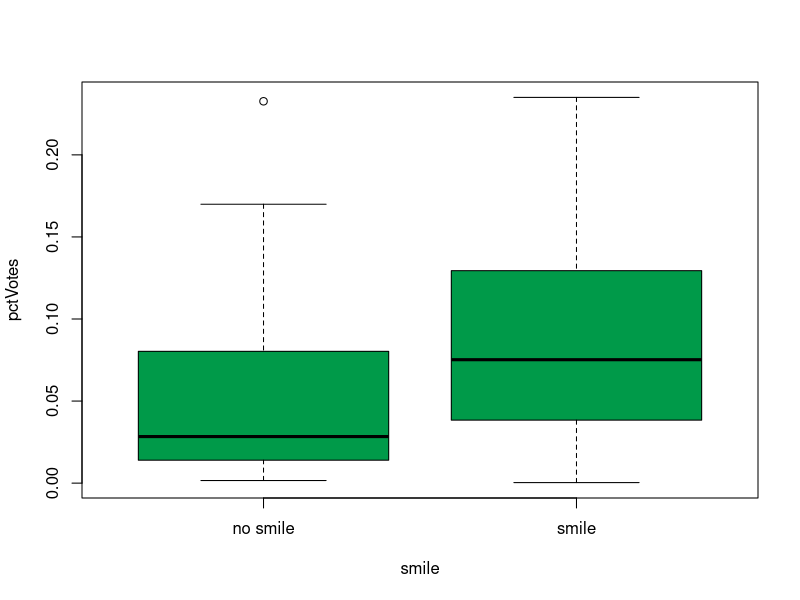
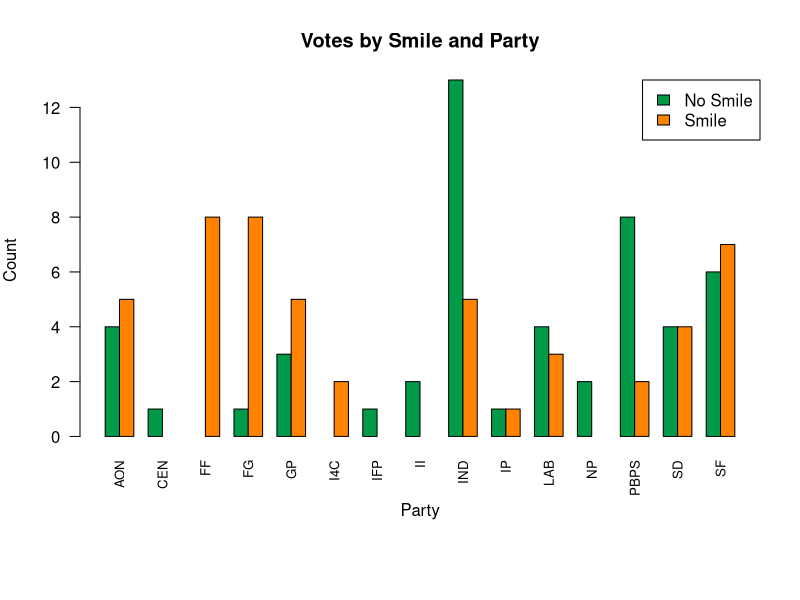
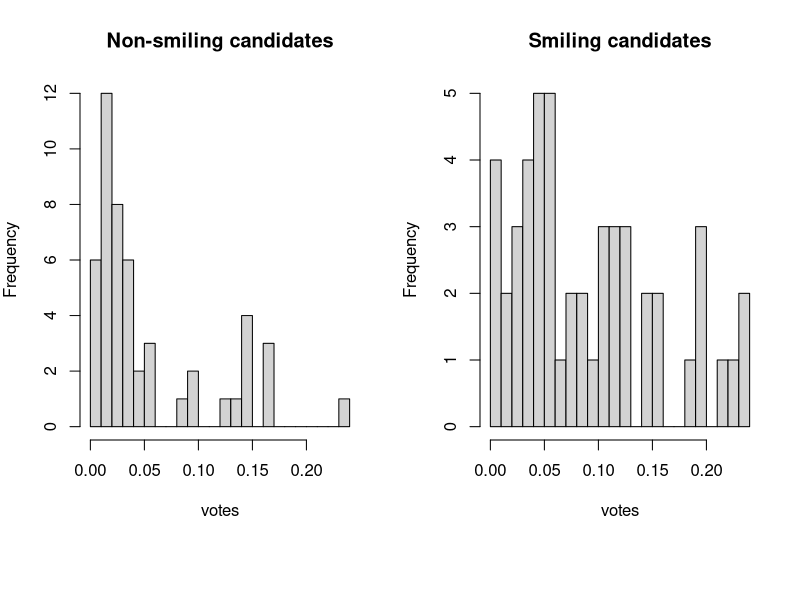

R code for these plots, in order: (Note: this script raises an error after producing the figures.)
## ---- chunk 1
knitr::opts_chunk$set(echo = TRUE)
## ---- chunk 2
politicalPosters <- data.frame(
  name = c("Robert O'Donoghue" , "Susanne Delaney", "Ellen Murphy", "Patrick Quinlan", "Edward MacManus", "Darren Jack Kelly", "Joan Hopkins", "Anne Graves", "Darragh O'Brien", "Lorraine Clifford-Lee", "Joe O'Brien", "Duncan Smith", "Ollie Power", "Dean Mulligan", "Margaret McGovern", "Conor Reddy", "Stephen Redmond", "Caroline Conroy", "Diarmuid MacDubhglas", "Rory Hearne", "John Nisbet", "Ian Croft", "James Morris", "Cian O'Callaghan", "Shane Folan", "Barry Henegen", "Bernard Mulvany", "Michael Burke", "Brian Garrigan", "Stephen Doyle", "David Healy", "Jamie McGlue", "John Lyons", "Dessie Ellis", "Pascal Donoghoe", "Mary Lou McDonald", "Marie Sherlock", "Janice Boylan", "Clare Daly", "Gary Gannon", "Neasa Hourigan", "Gerard Hutch", "Eoghan O Ceannabhain", "Ian Noel Smyth", "Jack Chambers", "Ruth Coppinger", "Emer Curie", "Breda Hanaphy", "Roderic O'Gorman", "Ellen Troy", "John Walsh", "Alan Farrell", "Manju Devi", "Grace Boland", "Bryn Edwards", "Ben Gilroy", "Robbie Loughlin", "Tony Murphy", "Louise O'Reilly", "John Oakes", "Kathryn Bermingham", "Pat Buckley", "Mona Stromsoe", "Mark Stanton", "Noel McCarthy", "Asch Ni Fhinn", "Liam Quaide", "Medhi Ozcinar", "Deirdre O'Brien", "James O'Connor", "Holly Cairns", "Tim Lombard", "Michael Collins", "Zoe Laplaud", "Mary Ryder", "Mairead Ruane", "Donnchadh O Seaghdha", "Christopher O'Sullivan", "Clare O'Callaghan", "Noel O'Donovan", "David Bradley", "David Brennan", "Marianne Butler", "Paula Butterly", "Antoin Watters", "James Renaghan", "Tracy O'Hanlon", "Derek McElearney", "Kevin Callan", "Joanna Byrne", "Mary Butler", "Ronan Cleary", "Frank Conway", "David Cullinane", "John D Walsh", "Matt Shanahan", "Mary Roche", "Marc O Cathasaigh", "Sadhbh O'Neill", "Patrick Curtin"),
  gender = c(0, 1, 1, 0, 0, 0, 1, 1, 0, 1, 0, 0, 0, 0, 1, 0, 0, 1, 0, 0, 0, 0, 0, 0, 0, 0, 0, 0, 0, 0, 0, 0, 0, 0, 0, 1, 1, 1, 1, 0, 1, 0, 0, 0, 0, 1, 1, 1, 0, 1, 0, 0, 1, 1, 0, 0, 0, 0, 1, 0, 1, 0, 1, 0, 0, 1, 0, 0, 1, 0, 1, 0, 0, 1, 1, 1, 0, 0, 1, 0, 0, 0, 1, 1, 0, 0, 1, 0, 0, 1, 1, 0, 0, 0, 0, 0, 1, 0, 1, 0), 
  party = c("LAB", "IND", "SD", "NP", "AON", "IND", "SD", "SF", "FF", "FF", "GP", "LAB", "PBPS", "I4C", "AON", "PBPS", "NP", "GP", "IND", "SD", "LAB", "CEN", "AON", "SD", "LAB", "IND", "PBPS", "IND", "IND", "IND", "GP", "IND", "IND", "SF", "FG", "SF", "LAB", "SF", "I4C", "SD", "GP", "IND", "PBPS", "AON", "FF", "PBPS", "FG", "SF", "GP", "AON", "LAB", "FG", "FF", "FG", "PBPS", "IND", "AON", "IND", "SF", "IFP", "II", "SF", "AON", "FG", "FG", "PBPS", "SD", "SF", "FF", "FF", "SD", "FG", "II", "PBPS", "GP", "AON", "SF", "FF", "SF", "FG", "IND", "IND", "GP", "FG", "SF", "PBPS", "IND", "IP", "IND", "SF", "FF", "AON", "IND", "SF", "IP", "IND", "SD", "GP", "LAB", "PBPS"),
 smile = c(0, 0, 1, 0, 0, 0, 1, 0, 1, 1, 1, 0, 0, 1, 1, 1, 0, 0, 0, 0, 0, 0, 1, 0, 1, 1, 0, 1, 0, 0, 1, 1, 0, 0, 0, 1, 1, 1, 1, 0, 0, 0, 1, 0, 1, 0, 1, 0, 1, 1, 1, 1, 1, 1, 0, 0, 0, 1, 1, 0, 0, 1, 1, 1, 1, 0, 1, 0, 1, 1, 1, 1, 0, 0, 1, 1, 0, 1, 1, 1, 0, 1, 1, 1, 1, 0, 0, 0, 0, 0, 1, 0, 0, 1, 1, 0, 0, 0, 0, 0),
 constituency = c("DFW", "DW", "DW", "DW", "DNW", "DFE", "DFE", "DFE", "DFE", "DFW", "DFW", "DFE", "DFE", "DFE", "DFE", "DNW", "DNW", "DNW", "DNW", "DNW", "DNW", "DNW", "DNW", "DBN", "DBN", "DBN", "DBN", "DBN", "DBN", "DBN", "DBN", "DBN", "DBN", "DNW", "DC", "DC", "DC", "DC", "DC","DC","DC","DC","DC","DC", "DW","DW","DW","DW","DW","DW","DW","DFE", "DFE", "DFW","DFW","DFW","DFW","DFW","DFW","DFW", "CE", "CE","CE","CE","CE","CE","CE","CE","CE","CE", "CSW", "CSW","CSW","CSW","CSW","CSW","CSW","CSW","CSW","CSW", "LH","LH","LH","LH","LH","LH","LH","LH","LH","LH", "WD", "WD", "WD", "WD", "WD", "WD", "WD", "WD", "WD", "WD"), 
 votes = c(5044, 816, 2168, 1149, 1367, 834, 4025, 5450, 8906, 4417, 10, 5396, 750, 2234, 1549, 2917, 1209, 943, 463, 4631, 779, 183, 2460, 9738, 2921, 3602, 2046, 1379, 747, 104, 2107, 252, 1829, 5562, 5493, 6389, 2465, 1257, 1317, 4353, 1952, 3098, 1471, 715, 9446, 3552, 6791, 1567, 2909, 2453, 2455, 5379, 940, 4583, 1392, 417, 1163, 3588, 6965, 392, 842, 5901, 1789, 5740, 5364, 662, 4791, 671, 5196, 5891, 9421, 5003, 11002, 349, 349, 707, 835, 9115, 1448, 6122, 157, 671, 1504, 5646, 3676, 1671, 234, 119, 3223, 8169, 9962, 1664, 715, 11936, 482, 5355, 2717, 1671, 1500, 643)
)

politicalPosters$smile <- as.factor(politicalPosters$smile)
class(politicalPosters$smile)
## ---- chunk 3
suppressWarnings(library(dplyr))
# An equal sample drawn from ten different constituencies across Ireland
table(politicalPosters$constituency)

# Creating an additional variable 'pctVotes' which calculates the percentage of votes received by each candidate based on the valid polls for each constituency.
validPolls <- c(48009, 47294, 65568, 32754, 37899, 30117, 32733, 44236, 63735, 53650)
politicalPosters$pctVotes <- NA
politicalPosters <- politicalPosters %>%
  mutate(pctVotes = ifelse(constituency == "CE", votes / validPolls[1], pctVotes))
politicalPosters <- politicalPosters %>%
  mutate(pctVotes = ifelse(constituency == "CSW", votes / validPolls[2], pctVotes))
politicalPosters <- politicalPosters %>%
  mutate(pctVotes = ifelse(constituency == "DBN", votes / validPolls[3], pctVotes))
politicalPosters <- politicalPosters %>%
  mutate(pctVotes = ifelse(constituency == "DC", votes / validPolls[4], pctVotes))
politicalPosters <- politicalPosters %>%
  mutate(pctVotes = ifelse(constituency == "DFE", votes / validPolls[5], pctVotes))
politicalPosters <- politicalPosters %>%
  mutate(pctVotes = ifelse(constituency == "DFW", votes / validPolls[6], pctVotes))
politicalPosters <- politicalPosters %>%
  mutate(pctVotes = ifelse(constituency == "DNW", votes / validPolls[7], pctVotes))
politicalPosters <- politicalPosters %>%
  mutate(pctVotes = ifelse(constituency == "DW", votes / validPolls[8], pctVotes))
politicalPosters <- politicalPosters %>%
  mutate(pctVotes = ifelse(constituency == "LH", votes / validPolls[9], pctVotes))
politicalPosters <- politicalPosters %>%
  mutate(pctVotes = ifelse(constituency == "WD", votes / validPolls[10], pctVotes))
## ---- chunk 4
# Comparing non-smiling vs smiling candidates
library(ggplot2)
boxplot(pctVotes ~ smile, data=politicalPosters, col="#009A49", names=c("no smile", "smile"))
## ---- chunk 5
suppressWarnings(library(dplyr))

# Summary statistics for non-smiling candidates
summary(politicalPosters %>%
       subset(smile == 0) %>%
       .$pctVotes,)

# Summary statistics for smiling candidates
summary(politicalPosters %>%
       subset(smile == 1) %>%
       .$pctVotes,)
## ---- chunk 6
# Counting how many people from each party are not smiling
nonSmileCount <- politicalPosters %>%
  subset(smile == 0) %>%
  count(party)

# Counting how many people from each party are smiling
smileCount <- politicalPosters %>%
  subset(smile == 1) %>%
  count(party)

# Combine the data into one frame
combinedCounts <- merge(nonSmileCount, smileCount, by = "party", all = TRUE) %>%
  rename(nonSmile = n.x, smile = n.y)

# Calculate percentages
combinedCounts <- combinedCounts %>%
  mutate(total = nonSmile + smile,
         percNonSmile = (nonSmile / total) * 100,
         percSmile = (smile / total) * 100)

# Grouped Barplot
barMatrix <- t(as.matrix(combinedCounts[, c("nonSmile", "smile")]))
colnames(barMatrix) <- combinedCounts$party

# Plot
par(mar = c(8, 4, 4, 2))
barplot(barMatrix, beside = TRUE, col = c("#009A49", "#FF8200"),
        legend.text = c("No Smile", "Smile"), 
        args.legend = list(x = "topright"),
        main = "Votes by Smile and Party",
        xlab = "Party", ylab = "Count",
        las = 2,
        cex.names = 0.8)
## ---- chunk 7
par(mfrow= c(1, 2))
hist(politicalPosters %>%
       subset(smile == 0) %>%
       .$pctVotes, main ="Non-smiling candidates", xlab="votes", breaks=20)
hist(politicalPosters %>%
       subset(smile == 1) %>%
       .$pctVotes, main ="Smiling candidates", xlab="votes", breaks=20)
## ---- chunk 8
wilcox.test(politicalPosters$pctVotes ~ politicalPosters$smile, mu=0, alt="two.sided", conf.int=T, conf.level=0.95, paired=F, exact=F, correct=T)
